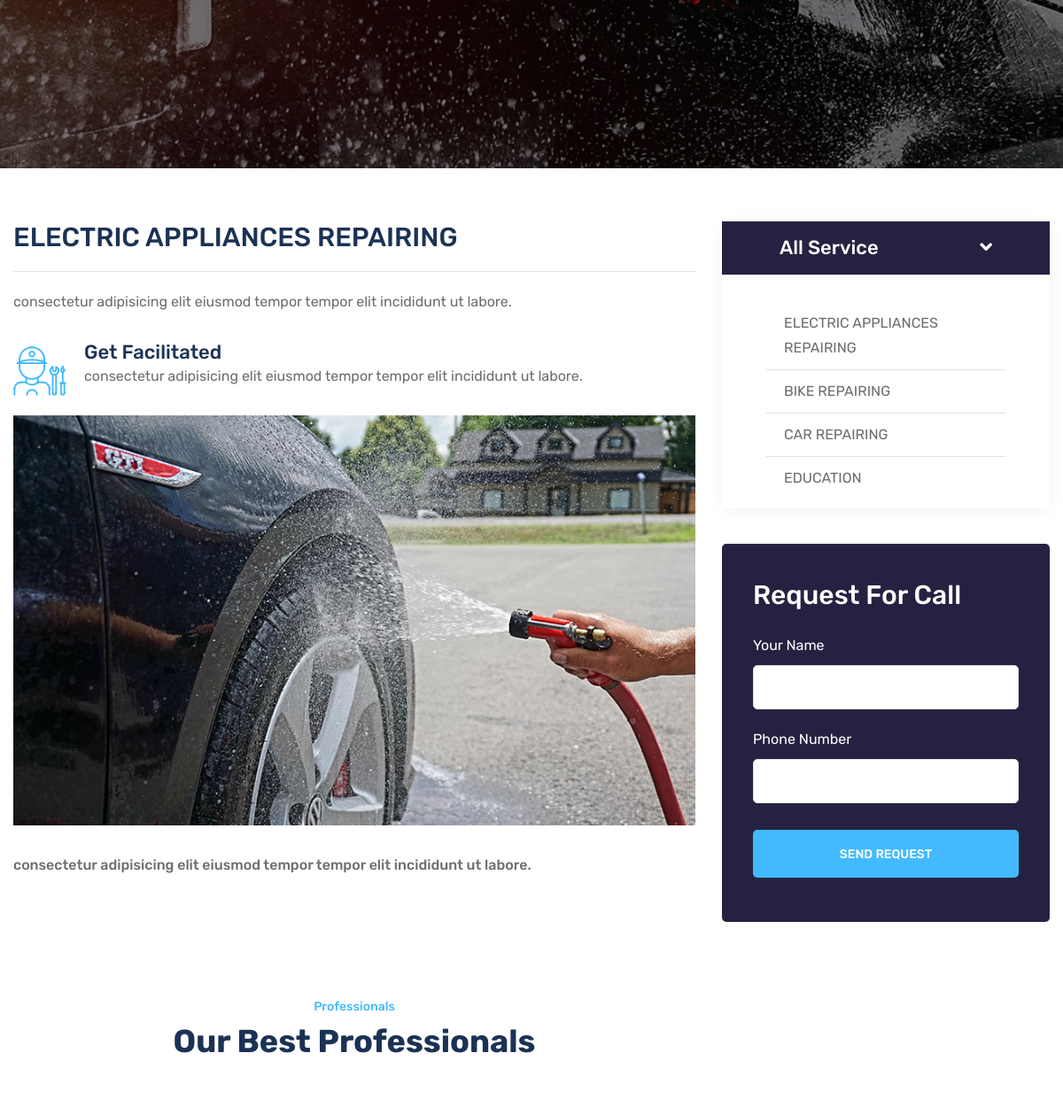
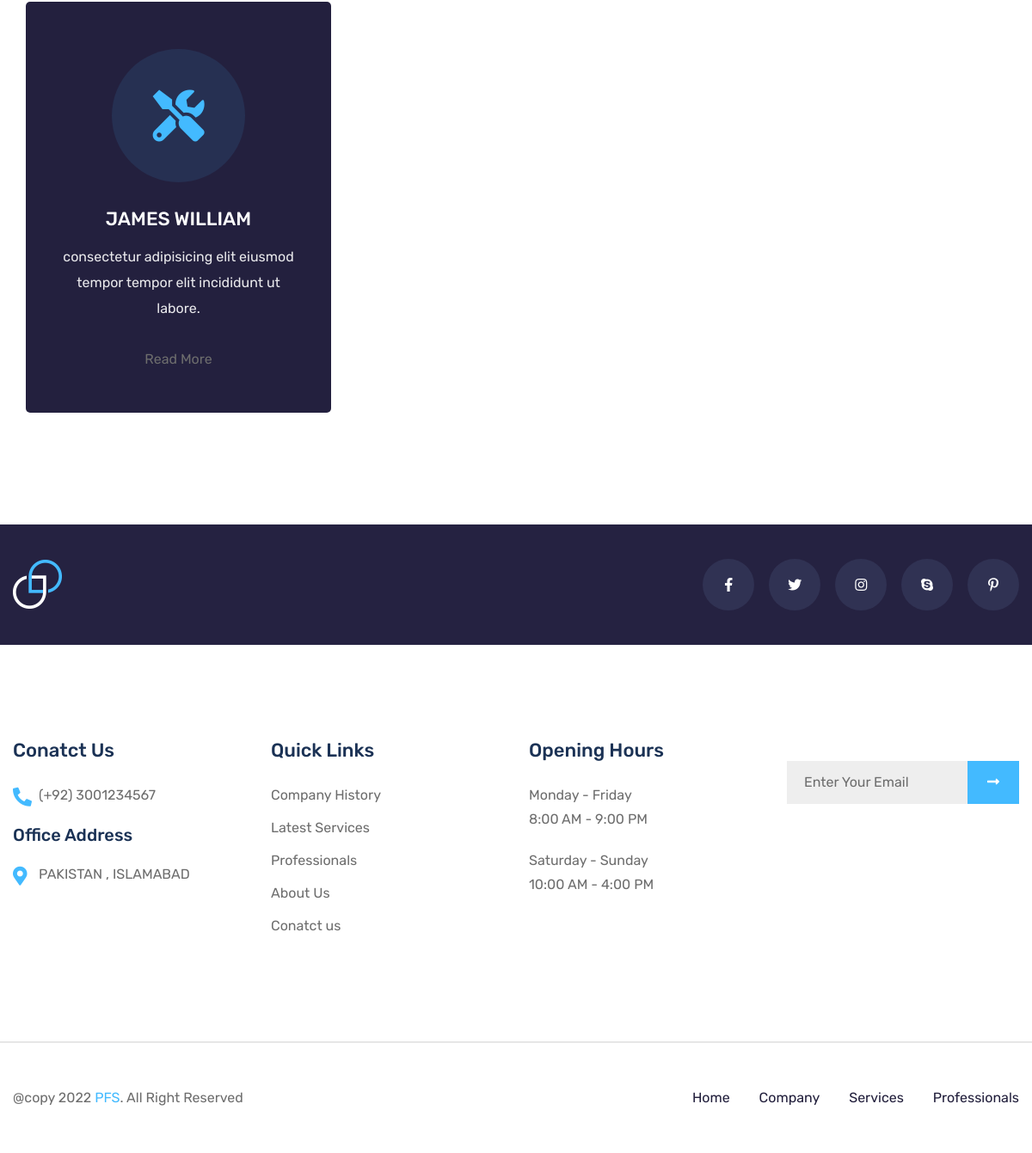
The page /service/electric-appliances-repairing (lower part) on the database as committed earlier (2 pictures, top to bottom).
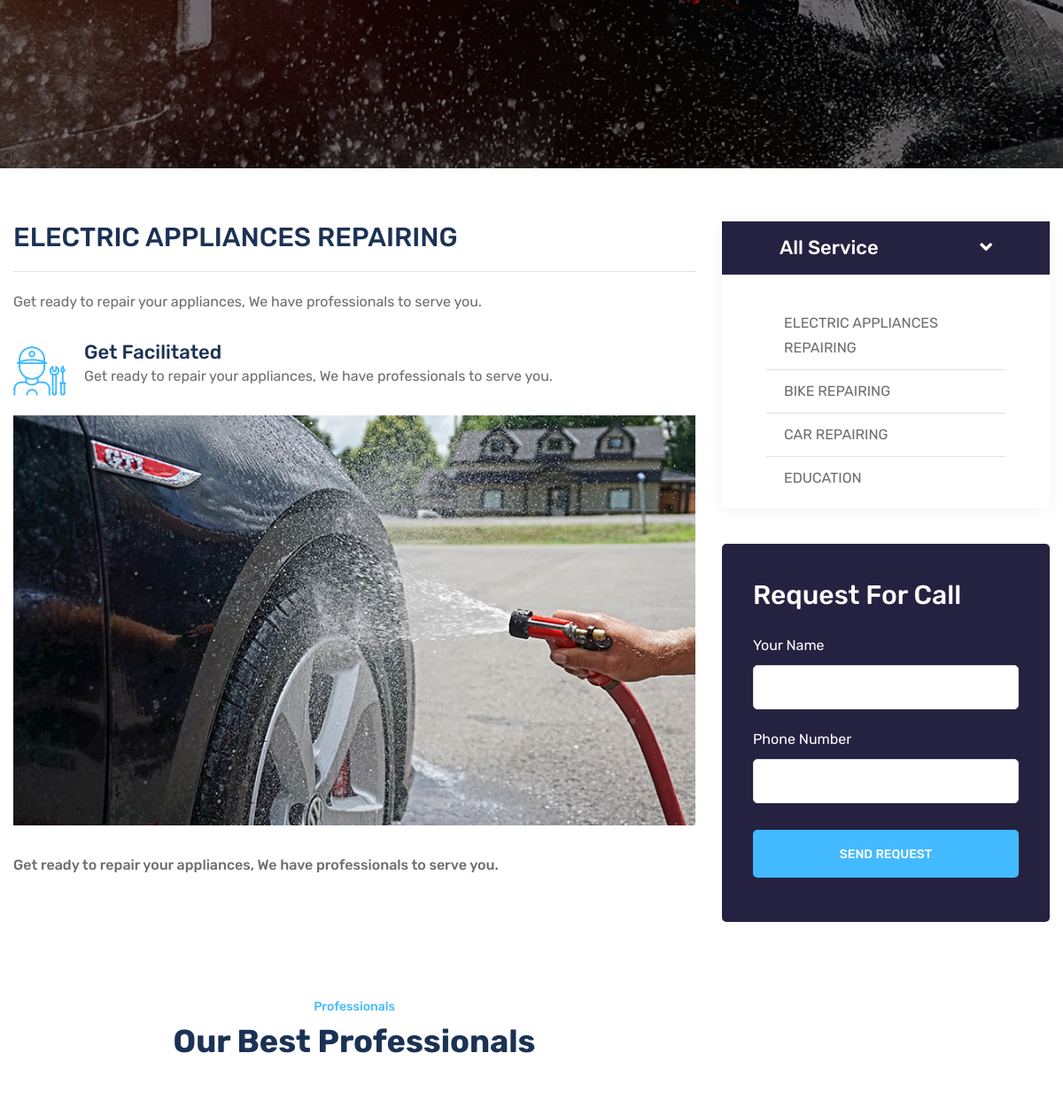
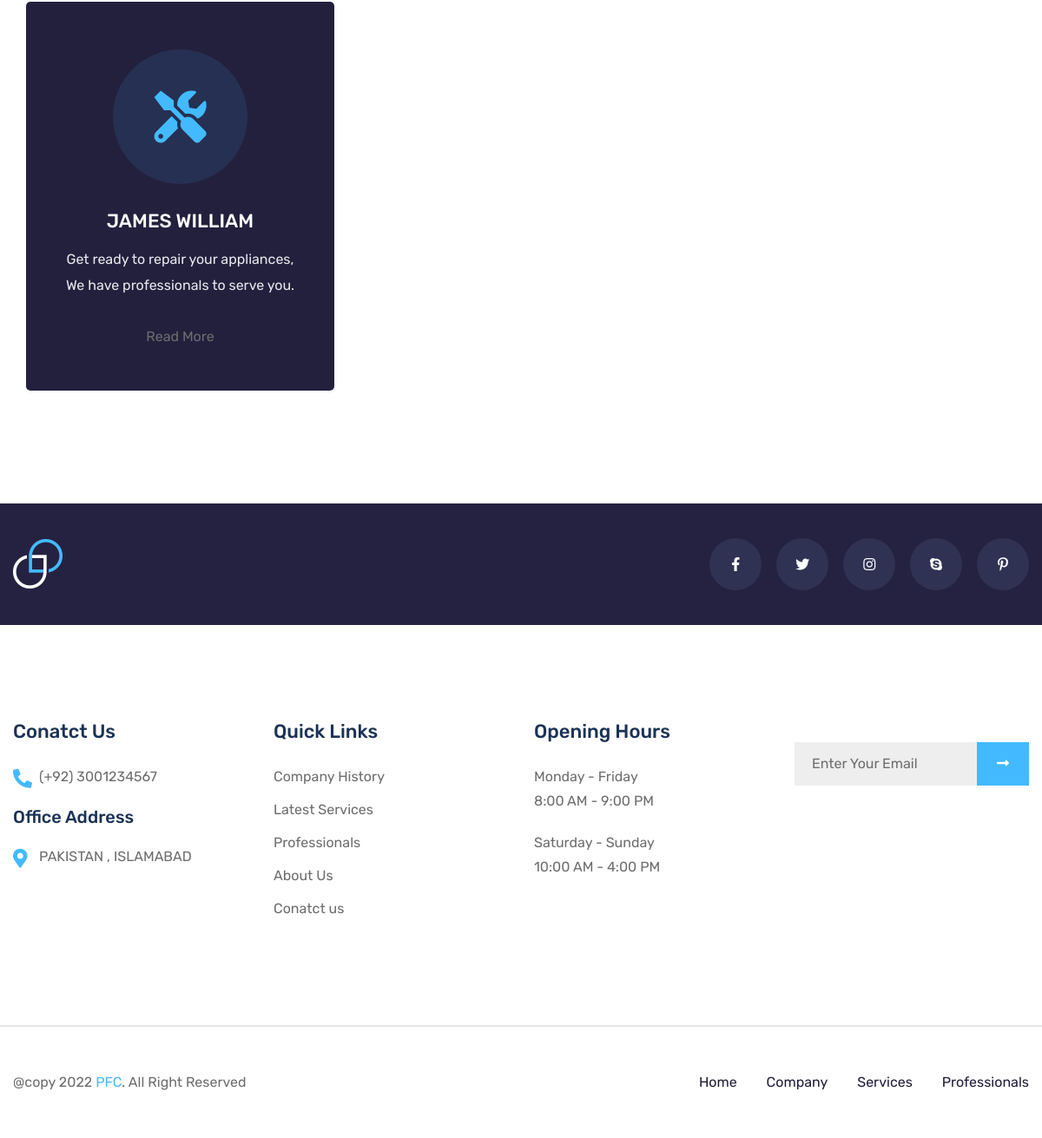
The same page on the database as committed later (2 pictures, top to bottom).
### tables this page shows
CREATE TABLE `tbl_services` (
  `service_id` int(11) NOT NULL,
  `service_slug` varchar(255) DEFAULT NULL,
  `service_title` varchar(255) DEFAULT NULL,
  `service_icon` varchar(100) DEFAULT NULL,
  `service_short_desc` varchar(255) DEFAULT NULL,
  `service_detail` longtext DEFAULT NULL,
  `service_status` int(1) NOT NULL,
  `service_order` int(11) NOT NULL
);

CREATE TABLE `tbl_professionals` (
  `prof_id` int(11) NOT NULL,
  `prof_slug` varchar(100) DEFAULT NULL,
  `prof_name` varchar(100) DEFAULT NULL,
  `prof_email` varchar(255) DEFAULT NULL,
  `prof_contact` varchar(20) DEFAULT NULL,
  `prof_password` varchar(255) DEFAULT NULL,
  `prof_image` varchar(255) DEFAULT NULL,
  `prof_status` int(1) NOT NULL,
  `prof_order` int(11) NOT NULL,
  `service_id` int(11) NOT NULL
);

CREATE TABLE `tbl_texts` (
  `txt_id` int(11) NOT NULL,
  `txt_type` varchar(50) NOT NULL,
  `txt_data` longtext DEFAULT NULL
);

### includes/conn.php (called while the page is built, shortened)
<?php session_start();
if ($_SERVER['HTTP_HOST'] != 'localhost') {
    $hostname_dbconn = "localhost";
    $rating_dbname = "public";
    $username_dbconn = "root";
    $password_dbconn = '';
    $path = "http://localhost/public-facilitation-center/";
} else {
    $path = "http://localhost/public-facilitation-center/";
}

### includes/baseFunctions.php (called while the page is built, shortened)
<?php
function getTable($table, $where)
{
    global $conn;
    $sql = "SELECT * FROM " . $table . " WHERE " . $where;
    $ex = $conn->query($sql) or die($sql);
    $rs = $ex->fetch_array();
    return $rs;
}
?>

### inc_pages/service_details.php (the view, shortened to what the changed rows need)
<?php
$slug = $_REQUEST['slug'];
$service_qry =  "SELECT * FROM tbl_services  WHERE service_status='1' AND service_slug='$slug' ORDER BY service_order DESC";
$exe1 = $conn->query($service_qry) or die(mysqli_error($conn));
$service = $exe1->fetch_assoc();
?>
        <section class="service-details-section pt-60 pb-60">
            <div class="container">
                <div class="row">
                    <div class="col-lg-8">
                        <div class="service-details-wrapper">
                            <div class="title">
                                <h3><?= $service['service_title'] ?></h3>
                            </div>
                            <p><?= $service['service_short_desc'] ?></p>
                            <div class="content-box">
                                <i class="flaticon-mechanic"></i>
                                <h4>Get Facilitated</h4>
                                <P><?= $service['service_short_desc'] ?></P>
                            </div>
                            <img src="assets/images/service/single-service-1.jpg" class="img-fluid" alt="">
                            <h6><?= $service['service_short_desc'] ?></h6>
                        </div>
                        <section class="service-area service-area-v2 pt-110">
            <div class="container">
                <div class="row justify-content-center">
                    <div class="col-lg-10">
                        <div class="section-title text-center mb-60">
                            <h2>Our Best Professionals</h2>
                        </div>
                    </div>
                </div>
                <div class="row">
                    <?php $service_id = $service['service_id'];
                        $prof_qry =  "SELECT * FROM tbl_professionals  WHERE prof_status='1' AND service_id=$service_id ORDER BY prof_order DESC";
                        $prof_exe = $conn->query($prof_qry) or die(mysqli_error($conn));
                        while ($prof = $prof_exe->fetch_array()) { ?>
                    <div class="col-lg-6">
                        <div class="service-item mb-50">
                            <div class="icon">
                                <i class="<?= $service['service_icon'] ?>"></i>
                            </div>
                            <div class="info">
                                <h4><?= $prof['prof_name'] ?></h4>
                                <p><?= $service['service_short_desc'] ?></p>
                                <a href="<?= $path ?>professional/<?= $prof['prof_slug'] ?>" class="btn_link">Read More</a>
                            </div>
                        </div>
                    </div>
                    <?php } ?>
                </div>
            </div>
        </section>
                    </div>
                    <div class="col-lg-4">
                        <div class="sidebar-widget-area">
                            <div class="widget service-widget mb-40">
                                <ul class="list">
                                <?php $serviceqry =  "SELECT * FROM tbl_services  WHERE service_status='1' ORDER BY service_order DESC";
                                $serviceexe = $conn->query($serviceqry) or die(mysqli_error($conn));
                                while ($service1 = $serviceexe->fetch_array()) { ?>
                                    <li><a href="<?= $path ?>service/<?= $service1['service_slug'] ?>"><?= $service1['service_title'] ?></a></li>
                                    <?php } ?>
                                </ul>
                            </div>
                        </div>
                    </div>
                </div>
            </div>
        </section>

### inc_pages/shared/footer.php (shortened to what the changed rows need)
<?php
        $footerrs = getTable('tbl_texts', " `txt_type` = 'footer' ");
        $footer = unserialize(stripslashes($footerrs['txt_data']));
        ?>
<footer class="footer-area">
    <div class="footer-bootom-area">
        <div class="container">
            <div class="row">
                <div class="col-lg-6">
                    <div class="copyright-text">
                        <p><?= $footer['text_copyright'] ?></p>
                    </div>
                </div>
            </div>
        </div>
    </div>
</footer>

Rows that differ between the two databases and show on the page:
changed tbl_services "ELECTRIC APPLIANCES REPAIRING": service_short_desc "consectetur adipisicing elit eiusmod tempor tempor elit incididunt ut labore." → "Get ready to repair your appliances, We have professionals to serve you."
changed through a linked row, tbl_professionals "JAMES WILLIAM": service.service_short_desc "consectetur adipisicing elit eiusmod tempor tempor elit incididunt ut labore." → "Get ready to repair your appliances, We have professionals to serve you."
changed tbl_texts: txt_data "@copy 2022 PFS . All Right Reserved" → "@copy 2022 PFC . All Right Reserved"
